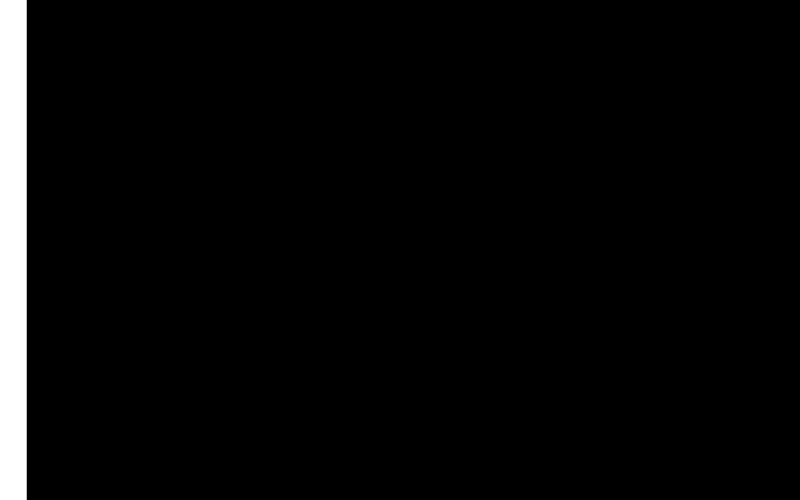
Frame 1 (no input)
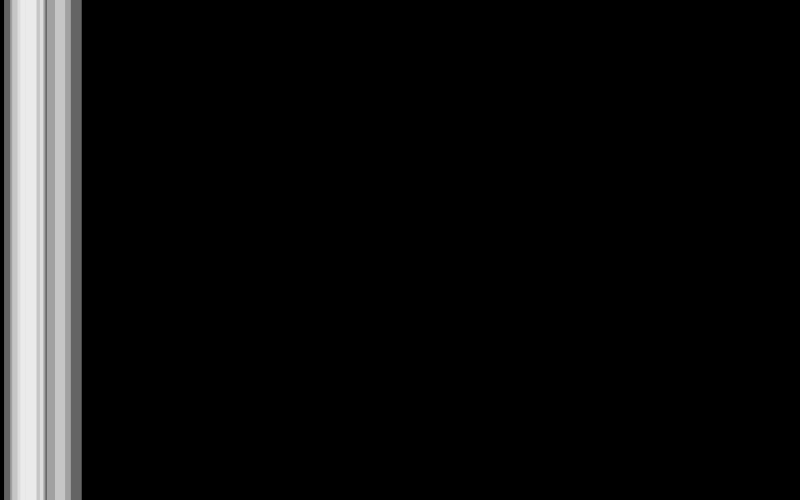
Frame 60 (no input)
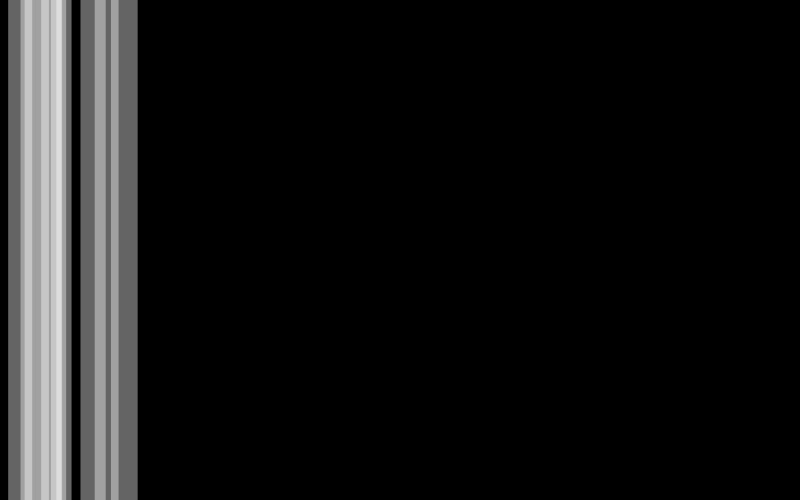
Frame 120 (the mouse pressed at the canvas centre since frame 60)

The p5.js sketch that drew these frames (run headless with seeded random() and noise() and a simulated clock; from frame 60 on, the mouse is pressed at the canvas centre):

// p5.js sketch
// ── sketch.js
/**
 * Junhao, Ben, Adit
 * IGME-101: Assignment Name, 11/2/18
 * Define an array of 20 stripes. Move them with random speed.
 */

"use strict"; //catch some common coding errors

/**
 * setup : Initialization runs once; called automatically
 * Defines the stripe's as objects and pushes em into an array
 */


let stripe = [];

function setup() {

    createCanvas(800, 500); //canvas
    background("Black");

    // Setup 20 object into the array stripe[]
    for (let i = 0; i < 10; i++) {
        stripe.push(new Stripe());
    }
}


/**
 * draw : Periodically called automatically
 * Summarize code that you add
 */


function draw() {
    background("Black");
    for (let i = 0; i < 10; i++) {
        stripe[i].within(mouseX, mouseY); //is mouse pointer within the stripe
        stripe[i].display(); //displays each stripe object in sequence
        stripe[i].move(); //uses the speed of each stripe to move
        
    }



}

// ── Stripe.js
class Stripe {

    constructor() {

        this.x = 0;
        this.width = random(10, 30); //generates a random width between 10 and 30 pixels
        this.xSpeed = random(1.0); //sets a speed for each stripe up to 1 pixel per second
        this.active = false;
    }


    display() {

        //all-white fill, slightly transparent
        noStroke();
        if (this.active === true) {
            fill(255, 255, 255);
        } else {
            fill(255, 255, 255, 100);
        }
        rect(this.x, 0, this.width, 600);


    }


    move() {

        this.x += this.xSpeed; // Change the x position by x speed

        // If the rectangle is out of the border, set it back to the origin
        if (this.x > width + this.width) {
            this.x = (0 - this.width)
        }
    }

    within(x, y) {
        if ((x >= this.x) && (x <= (this.width + this.x))) { //Checks if the point's within the stripe
            this.active = true;
        } else {
            this.active = false;
        }

    }
}
